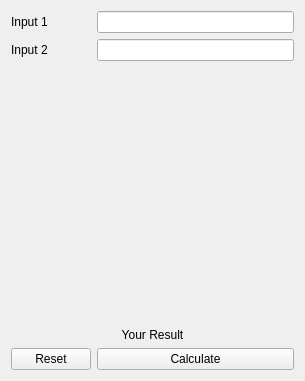
<?xml version="1.0" encoding="UTF-8"?>
<ui version="4.0">
 <class>ModulePage</class>
 <widget class="QWidget" name="ModulePage">
  <property name="geometry">
   <rect>
    <x>0</x>
    <y>0</y>
    <width>305</width>
    <height>381</height>
   </rect>
  </property>
  <property name="windowTitle">
   <string>Form</string>
  </property>
  <layout class="QGridLayout" name="gridLayout">
   <item row="0" column="0">
    <widget class="QLabel" name="label_1">
     <property name="text">
      <string>Input 1</string>
     </property>
    </widget>
   </item>
   <item row="0" column="1">
    <widget class="QLineEdit" name="input_1"/>
   </item>
   <item row="1" column="1">
    <widget class="QLineEdit" name="input_2"/>
   </item>
   <item row="1" column="0">
    <widget class="QLabel" name="label_2">
     <property name="text">
      <string>Input 2</string>
     </property>
    </widget>
   </item>
   <item row="3" column="0" colspan="2">
    <widget class="QLabel" name="resultLabel">
     <property name="text">
      <string>Your Result</string>
     </property>
     <property name="alignment">
      <set>Qt::AlignCenter</set>
     </property>
    </widget>
   </item>
   <item row="4" column="1">
    <widget class="QPushButton" name="calculateButton">
     <property name="text">
      <string>Calculate</string>
     </property>
    </widget>
   </item>
   <item row="4" column="0">
    <widget class="QPushButton" name="resetButton">
     <property name="text">
      <string>Reset</string>
     </property>
    </widget>
   </item>
   <item row="2" column="1">
    <spacer name="verticalSpacer">
     <property name="orientation">
      <enum>Qt::Vertical</enum>
     </property>
     <property name="sizeHint" stdset="0">
      <size>
       <width>20</width>
       <height>40</height>
      </size>
     </property>
    </spacer>
   </item>
  </layout>
 </widget>
 <resources/>
 <connections/>
</ui>
